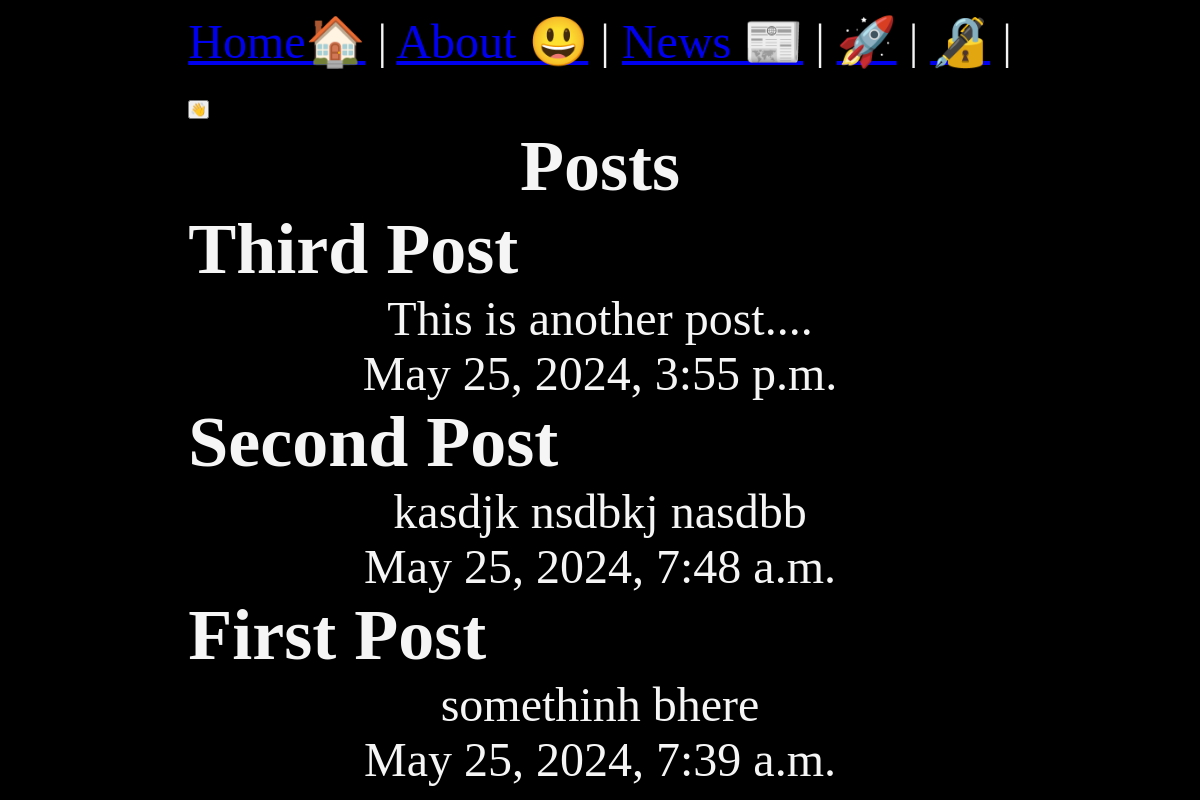
/posts/, run on the app's committed database.
### posts/models.py (models this page shows, shortened)
class Post(models.Model):
    title = models.CharField(max_length=100)
    body = models.TextField()
    slug = models.SlugField()
    date = models.DateTimeField(auto_now_add=True)
    banner = models.ImageField(default='fallback.png',blank=True)

### posts/views.py (the view)
# urls.py: path("", posts_lists, name="list"),
def posts_lists(request):
    post = Post.objects.all().order_by('-date')
    return render(request, 'posts/post_list.html', {'posts':post})

### posts/templates/posts/post_list.html (shortened to what this page needs)
{%  extends 'layout.html' %}
{% block content %}
<section>
    <h1>Posts</h1>
{% for post in posts %}
<article>
    <h2>{{post.title}}</h2>
    <p>{{post.body}}</p>
    <p>{{post.date}}</p>
</article>
{% endfor %}
</section>
{% endblock %}%}

### static/css/style.css (style rules this page uses)
* { margin:0; padding:0; box-sizing: border-box; }
body { min-height: 100vh; display: grid; place-content: center; font-size: 3rem; background-color: black; color: whitesmoke; }
h1,p { text-align: center; }

### data on the page
Post: title "Third Post", body "This is another post....", date "May 25, 2024, 3:55 p.m."
Post: title "Second Post", body "kasdjk nsdbkj nasdbb", date "May 25, 2024, 7:48 a.m."
Post: title "First Post", body "somethinh bhere", date "May 25, 2024, 7:39 a.m."
